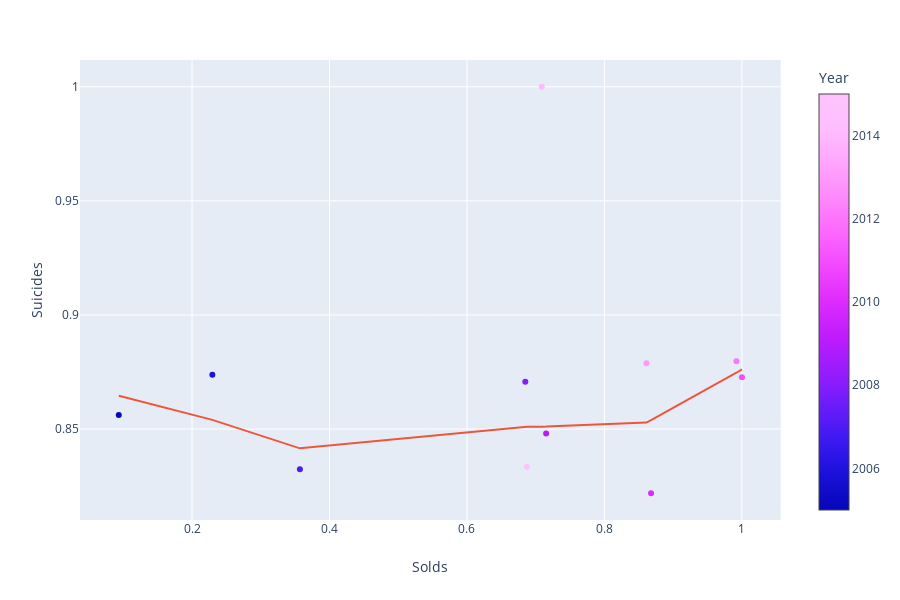

The notebook cell saved with this chart:
### Code cell
games_solds2['Suicides'] = pd.Series(suicides_g['Sum'].values)
games_solds2['Suicides'] /= max(games_solds2['Suicides'])
games_solds2['Solds'] /= max(games_solds2['Solds'])

fig = px.scatter(games_solds2, x="Solds", y="Suicides", color='Year', trendline="lowess",
                color_continuous_scale=px.colors.sequential.Plotly3)
fig.show()

### Figure 1 — Plotly figure (JSON) as saved in the notebook; plotly's stock layout.template omitted (floating-point values rounded to 4 significant figures)
{"data": [{"hoverlabel": {"namelength": 0}, "hovertemplate": "Solds=%{x}<br>Suicides=%{y}<br>Year=%{marker.color}", "legendgroup": "", "marker": {"color": [2005, 2006, 2007, 2008, 2009, 2010, 2011, 2012, 2013, 2014, 2015], "coloraxis": "coloraxis", "symbol": "circle"}, "mode": "markers", "name": "", "showlegend": false, "type": "scatter", "x": [0.09338, 0.2295, 0.3569, 0.6848, 0.7151, 0.8678, 1, 0.992, 0.8611, 0.7088, 0.6873], "xaxis": "x", "y": [0.8562, 0.8738, 0.8323, 0.8707, 0.8481, 0.8219, 0.8727, 0.8797, 0.8789, 1, 0.8334], "yaxis": "y"}, {"hoverlabel": {"namelength": 0}, "hovertemplate": "<b>LOWESS trendline</b><br><br>Solds=%{x}<br>Suicides=%{y} <b>(trend)</b>", "legendgroup": "", "marker": {"symbol": "circle"}, "mode": "lines", "name": "", "showlegend": false, "type": "scatter", "x": [0.09338, 0.2295, 0.3569, 0.6848, 0.6873, 0.7088, 0.7151, 0.8611, 0.8678, 0.992, 1], "xaxis": "x", "y": [0.8646, 0.854, 0.8416, 0.851, 0.851, 0.8511, 0.8511, 0.8528, 0.8539, 0.8747, 0.8761], "yaxis": "y"}], "layout": {"coloraxis": {"colorbar": {"title": {"text": "Year"}}, "colorscale": [[0, "#0508b8"], [0.08333, "#1910d8"], [0.1667, "#3c19f0"], [0.25, "#6b1cfb"], [0.3333, "#981cfd"], [0.4167, "#bf1cfd"], [0.5, "#dd2bfd"], [0.5833, "#f246fe"], [0.6667, "#fc67fd"], [0.75, "#fe88fc"], [0.8333, "#fea5fd"], [0.9167, "#febefe"], [1, "#fec3fe"]]}, "height": 600, "legend": {"tracegroupgap": 0}, "margin": {"t": 60}, "xaxis": {"anchor": "y", "domain": [0, 0.98], "title": {"text": "Solds"}}, "yaxis": {"anchor": "x", "domain": [0, 1], "title": {"text": "Suicides"}}}}
